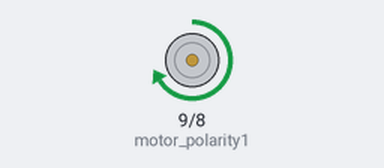
The program below on a simulated Arduino Uno, built with avr-gcc and run on an emulated ATmega328P. Shown: motor-driver pin pairs drawn as motors (green arrow = first pin HIGH = forward, orange = second pin HIGH = backward, longer = more drive, scaled by the enable pin).

Above: at 2.5 s.
At 10.0 s:
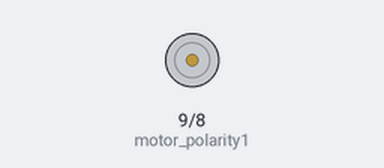
At 17.5 s:
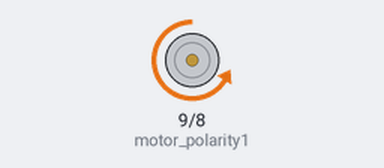
Timing chart, 0 to 26.0 s (numbered marks = the images above):
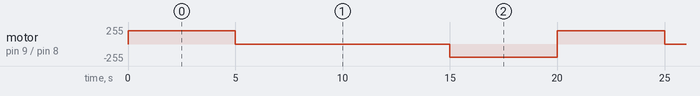

The program:

main.cpp
```cpp
#include <Arduino.h>

/*
TESTING DC motor on arduino..
connect motors in any of the motor terminals in the Shield.(i did to M1)
NOTE: If powering the shield separately (a MUST ) make sure to use the jumper cautiously.
pls study the images attached
*/
// define pins
int motor_speed= 10; // INA to control speed of M1, must be PWM
int motor_polarity1= 9;
int motor_polarity2= 8;


void setup() {
pinMode(motor_speed,OUTPUT);
pinMode(motor_polarity1,OUTPUT);
pinMode(motor_polarity2,OUTPUT);
}

void loop() {
//set the speeed
analogWrite(motor_speed, 200); // range 0 -255
//run in one direction for 5 sec
digitalWrite(motor_polarity1, HIGH);
digitalWrite(motor_polarity2, LOW);
delay(5000);
//now stop for 10 sec
digitalWrite(motor_polarity1, LOW);
digitalWrite(motor_polarity2, LOW);
delay(10000);
// now run in reverse direction for 5sec
digitalWrite(motor_polarity1, LOW);
digitalWrite(motor_polarity2, HIGH);
delay(5000);
}
```

Measured:
- by itself, motor on pin 9 (motor_polarity1) / pin 8 (motor_polarity2): repeats every 20.0 s: stopped 10.0 s, backward 200/255 5.0 s, forward 200/255 5.0 s
